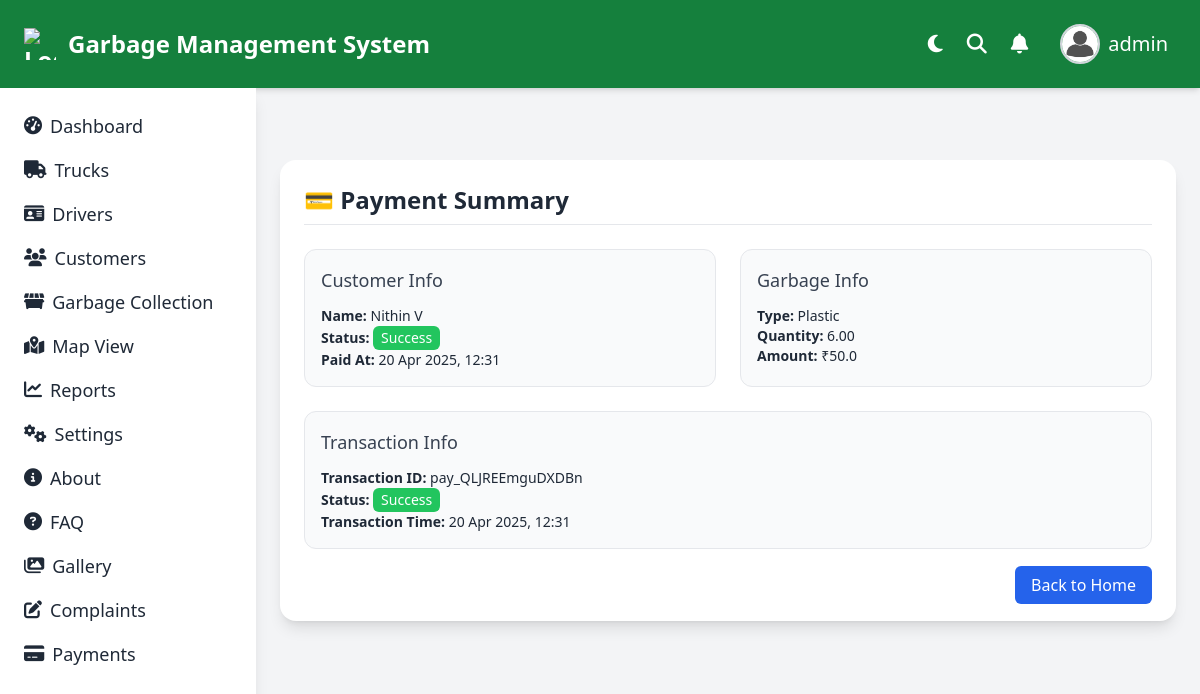
The app's page /payment/details/e37cf13d-591c-4088-9db8-a19cd88c48ad/ (signed in) with its own data.
### authentication/models.py (models this page shows, shortened)
class Profile(AbstractUser):
    role = models.CharField(max_length=30,choices=RoleChoices.choices)
    class Meta:
        verbose_name = 'Profile'
        verbose_name_plural = 'Profile'

### payment/models.py (models this page shows, shortened)
class Payment(BaseClass):
    customer = models.ForeignKey('user.Users',on_delete=models.CASCADE)
    garbage = models.ForeignKey('garbage.Garbage', on_delete=models.CASCADE)
    amount = models.FloatField()
    status = models.CharField(max_length=20,choices=PaymenyStatusChoices.choices,default=PaymenyStatusChoices.PENDING)
    paid_at = models.DateTimeField(null=True,blank=True)
    class Meta:
        verbose_name = 'Payment'
        verbose_name_plural = 'Payments'
        ordering = ['-id']

class Transactions(BaseClass):
    payment = models.ForeignKey('Payment',on_delete=models.CASCADE)
    rzp_order_id = models.SlugField()
    amount = models.FloatField()
    status = models.CharField(max_length=20,choices=PaymenyStatusChoices.choices,default=PaymenyStatusChoices.PENDING)
    transaction_at = models.DateTimeField(null=True,blank=True)
    rzp_payment_id = models.SlugField(null=True,blank=True)
    rzp_signature = models.TextField()
    class Meta:
        verbose_name = 'Transaction'
        verbose_name_plural = 'Transactions'
        ordering = ['-id']

### user/models.py (models this page shows, shortened)
class BaseClass(models.Model):
    uuid = models.SlugField(unique=True,default=uuid.uuid4)
    active_status = models.BooleanField(default=True)
    created_at = models.DateTimeField(auto_now_add=True)
    updated_at = models.DateTimeField(auto_now=True)
    class Meta:
        abstract = True

class Users(BaseClass):
    profile = models.OneToOneField('authentication.Profile',on_delete=models.CASCADE)
    name = models.CharField(max_length=50)
    email = models.EmailField(unique=True)
    contact = models.CharField(max_length=15)
    address = models.CharField(max_length=50)
    post_office = models.CharField(max_length=50)
    district = models.CharField(max_length=50,choices=DistrictChoices.choices)
    pin_code = models.CharField(max_length=6)
    class Meta:
        verbose_name = 'User'
        verbose_name_plural = 'Users'
        ordering = ['-id']

### garbage/models.py (models this page shows, shortened)
class Garbage(BaseClass):
    customer = models.ForeignKey('user.Users',null=True,on_delete=models.SET_NULL)
    garbage_type = models.CharField(max_length=50,choices=WasteChoices.choices)
    status = models.CharField(max_length=50,choices=Status_Choices.choices,default='Scheduled')
    quantity = models.DecimalField(max_digits=6,decimal_places=2)
    pick_up_date = models.DateField()
    address = models.CharField(max_length=50)
    class Meta:
        verbose_name = 'Garbage'
        verbose_name_plural = 'Garbages'
        ordering = ['-id']

### payment/views.py (the view)
# urls.py: path('details/<uuid:uuid>/', views.PaymentDetailView.as_view(), name='payment-details'),
class PaymentDetailView(View):
    def get(self, request, uuid):
        if request.user.is_superuser:  # Check if the user is an admin
            garbage = get_object_or_404(Garbage, uuid=uuid)
            payment = get_object_or_404(Payment, garbage=garbage)
        else:
            user = Users.objects.get(profile=request.user)
            garbage = get_object_or_404(Garbage, uuid=uuid, customer=user)
            payment = get_object_or_404(Payment, garbage=garbage)
        transaction = Transactions.objects.filter(payment=payment).first()
        return render(request, 'payments/payment-details.html', {
                'payment': payment,
                'transaction': transaction,
        })

### authentication/show_customer.py (called while the page is built)
def show_customer_name(request):
    customer_name = 'Guest'
    if request.user.is_authenticated:  # Check if the user is authenticated
        try:
            customer = Users.objects.get(profile=request.user)
            customer_name = customer.name  # Get the customer's name
        except Users.DoesNotExist:
            customer_name = 'Guest'  # Keep the default name if user is not found
    return {'customer_name': customer_name}

### authentication/show_user.py (called while the page is built)
def show_user_name(request):
    username = request.user.username
    name = username.split('@')[0]
    print(name)
    return{'name_of_user':name}

### authentication/templatetags/check_roles.py (called while the page is built)
@register.simple_tag
def check_user_role(request,roles):
    roles=roles.split(',')
    allow = False
    if request.user.role in roles:
        allow = True
    return allow

### templates/payments/payment-details.html
{% extends 'base.html' %}
{% block content %}
<div class="max-w-4xl mx-auto mt-12 p-6 bg-white shadow-lg rounded-2xl">
  <h2 class="text-2xl font-semibold text-gray-800 mb-6 border-b pb-2">💳 Payment Summary</h2>
  <div class="grid grid-cols-1 md:grid-cols-2 gap-6">
    <div class="bg-gray-50 p-4 rounded-xl border">
      <h3 class="text-lg font-medium text-gray-700 mb-3">Customer Info</h3>
      <p class="text-sm"><span class="font-semibold">Name:</span> {{ payment.customer.name }}</p>
      <p class="text-sm"><span class="font-semibold">Status:</span>
        <span class="inline-block px-2 py-0.5 rounded-md text-white
          {% if payment.status == 'Success' %}bg-green-500{% else %}bg-red-500{% endif %}">
          {{ payment.status }}
        </span>
      </p>
      <p class="text-sm"><span class="font-semibold">Paid At:</span> {{ payment.paid_at|date:"d M Y, H:i" }}</p>
    </div>
    <div class="bg-gray-50 p-4 rounded-xl border">
      <h3 class="text-lg font-medium text-gray-700 mb-3">Garbage Info</h3>
      <p class="text-sm"><span class="font-semibold">Type:</span> {{ payment.garbage.garbage_type }}</p>
      <p class="text-sm"><span class="font-semibold">Quantity:</span> {{ payment.garbage.quantity }}</p>
      <p class="text-sm"><span class="font-semibold">Amount:</span> ₹{{ payment.amount }}</p>
    </div>
    <div class="bg-gray-50 p-4 rounded-xl border col-span-1 md:col-span-2">
      <h3 class="text-lg font-medium text-gray-700 mb-3">Transaction Info</h3>
      {% if transaction %}
        <p class="text-sm"><span class="font-semibold">Transaction ID:</span> {{ transaction.rzp_payment_id|default:"N/A" }}</p>
        <p class="text-sm"><span class="font-semibold">Status:</span>
          <span class="inline-block px-2 py-0.5 rounded-md text-white
            {% if transaction.status == 'Success' %}bg-green-500{% elif transaction.status == 'Pending' %}bg-yellow-500{% else %}bg-red-500{% endif %}">
            {{ transaction.status }}
          </span>
        </p>
        <p class="text-sm"><span class="font-semibold">Transaction Time:</span> {{ transaction.transaction_at|date:"d M Y, H:i" }}</p>
      {% else %}
        <p class="text-red-500 text-sm">No transaction found.</p>
      {% endif %}
    </div>
  </div>
  <div class="text-right mt-6">
    <a href="{% url 'home' %}" class="bg-blue-600 text-white px-4 py-2 rounded-md hover:bg-blue-700 transition">Back to Home</a>
  </div>
</div>
{% endblock %}

### templates/base.html (shortened to what this page needs)
{%load check_roles%}
<!DOCTYPE html>
<html lang="en">
<head>
  <script src="https://cdn.tailwindcss.com"></script>
  <link rel="stylesheet" href="https://cdnjs.cloudflare.com/ajax/libs/font-awesome/6.5.0/css/all.min.css">
  <link rel="stylesheet" href="https://cdn.jsdelivr.net/npm/bootstrap-icons@1.11.1/font/bootstrap-icons.css">
</head>
<body class="bg-gray-100 text-gray-800 min-h-screen transition duration-300">
  <header class="bg-green-700 text-white px-6 py-4 flex justify-between items-center shadow-md">
    <div class="flex items-center text-2xl font-bold">
      <img src="https://cdn-icons-png.flaticon.com/512/2986/2986273.png" alt="Logo" class="w-8 h-8 mr-3">
      Garbage Management System
    </div>
    {% if user.is_authenticated %}
    {%check_user_role request 'Admin,Driver' as allow%}
            {%if allow%}
    <ul class="flex items-center space-x-6 text-xl">
      <li>
        <button onclick="toggleTheme()" class="focus:outline-none text-white text-xl" title="Toggle Theme">
          <i id="themeIcon" class="fas fa-moon"></i>
        </button>
      </li>
      <li><i class="fas fa-search cursor-pointer"></i></li>
      <li><i class="fas fa-bell cursor-pointer"></i></li>
      <li class="relative">
        <button onclick="toggleProfileMenu()" class="flex items-center space-x-2 p-2 rounded-full hover:bg-green-600">
          <img class="w-10 h-10 rounded-full object-cover border-2 border-gray-300" src="/static/img/user2.jpg" alt="User Profile" />
          <p class="text-white font-medium hidden md:block">{{ name_of_user }}</p>
        </button>
      </li>
    </ul>
    {% endif %}
    {%check_user_role request 'User' as allow%}
    {% endif %}
  </header>
  <div class="flex flex-col md:flex-row min-h-screen">
    <aside id="mobileSidebar" class="fixed top-0 left-0 w-64 h-screen bg-white shadow-lg transform -translate-x-full md:translate-x-0 transition-transform duration-300 z-50 md:static md:translate-x-0 p-6">
      <ul class="space-y-4 text-lg">
      {% if user.is_authenticated %}
        {%check_user_role request 'Admin' as allow%}
            {%if allow%}
        <li><a href="{%url 'dashboard'%}" class="flex items-center hover:text-green-600"><i class="fas fa-tachometer-alt mr-2"></i>Dashboard</a></li>
        {% endif %}
        {%check_user_role request 'User' as allow%}
        {%check_user_role request 'Admin' as allow%}
        {%if allow%}
        <li><a href="{% url 'trucks' %}" class="flex items-center hover:text-green-600"><i class="fas fa-truck mr-2"></i>Trucks</a></li>
        <li><a href="{% url 'drivers' %}" class="flex items-center hover:text-green-600"><i class="fas fa-id-card mr-2"></i>Drivers</a></li>
        <li><a href="{% url 'users' %}" class="flex items-center hover:text-green-600"><i class="fas fa-users mr-2"></i>Customers</a></li>
        {% endif %}
        {%check_user_role request 'User' as allow%}
        {%check_user_role request 'Admin,Driver' as allow%}
        {%if allow%}
        <li><a href="{%url 'garbage-list'%}" class="flex items-center hover:text-green-600"><i class="fas fa-dumpster mr-2"></i>Garbage Collection</a></li>
        {% endif %}
      {% endif %}
        <li><a href="{% url 'map' %}" class="flex items-center hover:text-green-600"><i class="fas fa-map-marked-alt mr-2"></i>Map View</a></li>
        {%check_user_role request 'Admin' as allow%}
        {%if allow%}
        <li><a href="{% url 'reports' %}" class="flex items-center hover:text-green-600"><i class="fas fa-chart-line mr-2"></i>Reports</a></li>
        {% endif %}
        <li><a href="{% url 'settings' %}" class="flex items-center hover:text-green-600"><i class="fas fa-cogs mr-2"></i>Settings</a></li>
        <li><a href="{% url 'about' %}" class="flex items-center hover:text-green-600"><i class="fas fa-info-circle mr-2"></i>About</a></li>
        <li><a href="{% url 'faq' %}" class="flex items-center hover:text-green-600"><i class="fas fa-question-circle mr-2"></i>FAQ</a></li>
        <li><a href="{% url 'gallery' %}" class="flex items-center hover:text-green-600"><i class="fas fa-images mr-2"></i>Gallery</a></li>
    {% if user.is_authenticated %}
      {%check_user_role request 'User' as allow%}
        {%check_user_role request 'Admin' as allow%}
        {%if allow%}
        <li ><a href="{%url 'complaint'%}" class="flex items-center hover:text-green-600"><i class="fas fa-edit mr-2"></i>Complaints</a></li>
        {% endif %}
    {% endif %}
        {%check_user_role request 'Admin,User' as allow%}
        {%if allow%}
        <li><a href="{% url 'payment-list' %}" class="flex items-center hover:text-green-600"><i class="fas fa-credit-card mr-2"></i>Payments</a></li>
        {% endif %}
      </ul>
    </aside>
    <main class="flex-1 p-6">
      {% block content %}
      {% endblock %}
    </main>
  </div>
</body>
</html>

### templates/base.html (style rules this page uses)
html, body { overflow-x: hidden; }

### records on screen
Profile: role "admin"
Payment: customer.name "Nithin V", status "Success", paid_at "20 Apr 2025, 12:31", garbage.garbage_type "Plastic", garbage.quantity "6.00", amount "50.0"
